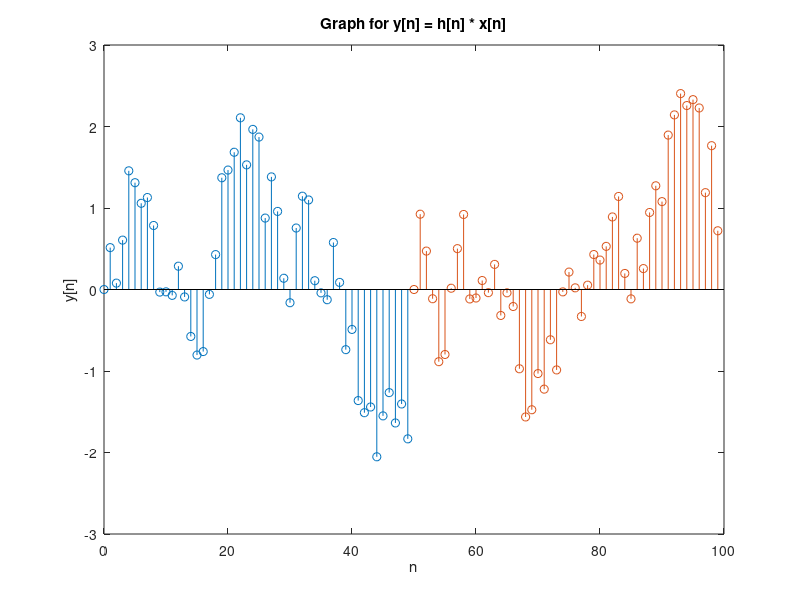

This chart was generated by the following MATLAB code:
% 2.7(e)
n1 = 0:49;
n2 = 50:99;
h = zeros(1,100);
x1 = zeros(1,50);
x2 = zeros(1,50);
for i = 0:10
    h(i+1) = (0.9).^i;
end

for i = 0:49
    x1(i+1) = cos(i.^2).*sin(2.*pi.*i/5);
end

for i = 50:99
    x2(i+1) = cos(i.^2).*sin(2.*pi.*i/5);
end

y1 = conv(h,x1);
y2 = conv(h,x2);

ny = 0:length(y1)-1;
figure(1);
stem(n1,y1(1:50)); hold on;
stem(n2,y2(51:100));
title('Graph for y[n] = h[n] * x[n]');
xlabel('n'); ylabel('y[n]');